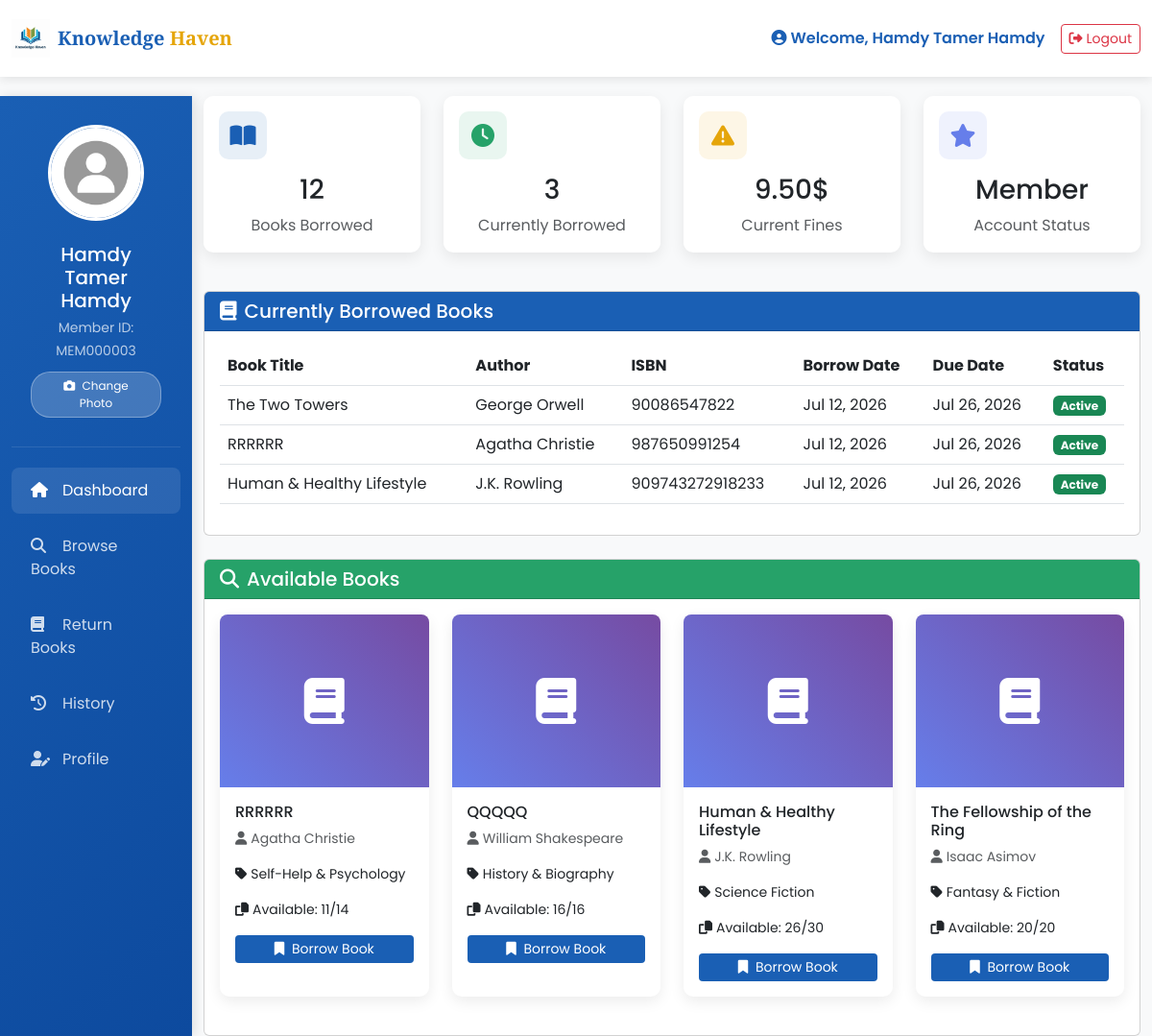
Page /user/dashboard.php (signed in) on the committed database.
### tables this page shows
CREATE TABLE `members` (
  `member_id` int(11) NOT NULL,
  `user_id` int(11) NOT NULL,
  `member_code` varchar(20) NOT NULL,
  `total_books_borrowed` int(11) DEFAULT 0,
  `current_fines` decimal(10,2) DEFAULT 0.00,
  `created_at` timestamp NOT NULL DEFAULT current_timestamp(),
  `updated_at` timestamp NOT NULL DEFAULT current_timestamp() ON UPDATE current_timestamp()
);

CREATE TABLE `users` (
  `user_id` int(11) NOT NULL,
  `username` varchar(50) NOT NULL,
  `email` varchar(100) NOT NULL,
  `password` varchar(255) NOT NULL,
  `gender` enum('Male','Female') DEFAULT NULL,
  `phone_number` varchar(15) DEFAULT NULL,
  `profile_image` varchar(255) DEFAULT 'images/user_image.jpg',
  `role` enum('user','employee') DEFAULT 'user',
  `registration_date` timestamp NOT NULL DEFAULT current_timestamp(),
  `is_active` tinyint(1) DEFAULT 1,
  `created_at` timestamp NOT NULL DEFAULT current_timestamp(),
  `updated_at` timestamp NOT NULL DEFAULT current_timestamp() ON UPDATE current_timestamp()
);

CREATE TABLE `transactions` (
  `transaction_id` int(11) NOT NULL,
  `member_id` int(11) NOT NULL,
  `book_id` int(11) NOT NULL,
  `transaction_type` enum('borrow','return','renew') NOT NULL,
  `borrow_date` date DEFAULT NULL,
  `due_date` date DEFAULT NULL,
  `return_date` date DEFAULT NULL,
  `renew_count` int(11) DEFAULT 0,
  `status` enum('active','completed','overdue') NOT NULL,
  `created_at` timestamp NOT NULL DEFAULT current_timestamp()
);

CREATE TABLE `books` (
  `book_id` int(11) NOT NULL,
  `title` varchar(255) NOT NULL,
  `author_id` int(11) NOT NULL,
  `category_id` int(11) NOT NULL,
  `location_id` int(11) DEFAULT NULL,
  `isbn` varchar(20) NOT NULL,
  `publication_year` year(4) DEFAULT NULL,
  `publisher` varchar(100) DEFAULT NULL,
  `total_copies` int(11) DEFAULT 1,
  `available_copies` int(11) DEFAULT 1,
  `description` text DEFAULT NULL,
  `created_at` timestamp NOT NULL DEFAULT current_timestamp(),
  `updated_at` timestamp NOT NULL DEFAULT current_timestamp() ON UPDATE current_timestamp()
);

CREATE TABLE `authors` (
  `author_id` int(11) NOT NULL,
  `name` varchar(255) NOT NULL,
  `birth_year` year(4) DEFAULT NULL,
  `death_year` year(4) DEFAULT NULL,
  `nationality` varchar(100) DEFAULT NULL,
  `created_at` timestamp NOT NULL DEFAULT current_timestamp(),
  `updated_at` timestamp NOT NULL DEFAULT current_timestamp() ON UPDATE current_timestamp()
);

CREATE TABLE `categories` (
  `category_id` int(11) NOT NULL,
  `name` varchar(100) NOT NULL,
  `created_at` timestamp NOT NULL DEFAULT current_timestamp(),
  `updated_at` timestamp NOT NULL DEFAULT current_timestamp() ON UPDATE current_timestamp()
);

### user/dashboard.php (the view, shortened to what this page needs)
<?php
include "../config.php";
$user_id = $_SESSION['user_id'];
$query = "SELECT u.*, m.member_id, m.member_code, m.total_books_borrowed, m.current_fines
          FROM users u
          LEFT JOIN members m ON u.user_id = m.user_id
          WHERE u.user_id = ?";
$stmt = mysqli_prepare($conn, $query);
mysqli_stmt_bind_param($stmt, "i", $user_id);
mysqli_stmt_execute($stmt);
$result = mysqli_stmt_get_result($stmt);
$user = mysqli_fetch_assoc($result);
$borrowed_books_query = "SELECT t.*, b.title, b.isbn, a.name as author_name
                         FROM transactions t
                         JOIN books b ON t.book_id = b.book_id
                         JOIN authors a ON b.author_id = a.author_id
                         WHERE t.member_id = ? AND t.status = 'active' AND t.transaction_type = 'borrow'
                         ORDER BY t.due_date ASC";
$stmt_books = mysqli_prepare($conn, $borrowed_books_query);
mysqli_stmt_bind_param($stmt_books, "i", $user['member_id']);
mysqli_stmt_execute($stmt_books);
$borrowed_books = mysqli_stmt_get_result($stmt_books);
$available_books_query = "SELECT b.*, a.name as author_name, c.name as category_name
                         FROM books b
                         JOIN authors a ON b.author_id = a.author_id
                         JOIN categories c ON b.category_id = c.category_id
                         WHERE b.available_copies > 0
                         ORDER BY b.book_id DESC
                         LIMIT 4";
$available_books_result = mysqli_query($conn, $available_books_query);
?>
<!DOCTYPE html>
<html lang="en">
<head>
    <link href="https://cdn.jsdelivr.net/npm/bootstrap@5.3.0-alpha1/dist/css/bootstrap.min.css" rel="stylesheet">
    <link rel="stylesheet" href="https://cdnjs.cloudflare.com/ajax/libs/font-awesome/6.4.0/css/all.min.css">
</head>
<body>
    <nav class="navbar navbar-expand-lg navbar-custom fixed-top">
        <div class="container-fluid">
            <a class="navbar-brand" href="#">
                <div class="d-flex align-items-center">
                    <img src="../assets/images/logo-library.png" alt="Logo" width="40" height="40" class="me-2">
                    <span style="font-family: 'Playfair Display', serif; font-weight: 700; color: var(--primary-color);">
                        Knowledge <span style="color: var(--accent-color);">Haven</span>
                    </span>
                </div>
            </a>
            <div class="d-flex align-items-center">
                <span class="welcome-text me-3 d-none d-md-block">
                    <i class="fas fa-user-circle me-1"></i>Welcome, <?php echo htmlspecialchars($user['username']); ?>
                </span>
                <a href="../logout.php" class="btn btn-outline-danger btn-sm">
                    <i class="fas fa-sign-out-alt me-1"></i>Logout
                </a>
            </div>
        </div>
    </nav>
    <div class="container-fluid" style="margin-top: 80px;">
        <div class="row">
            <div class="col-lg-2 d-none d-lg-block sidebar">
                <div class="user-profile">
                    <img src="<?php echo htmlspecialchars($user['profile_image'] ?: '../assets/images/user_image.jpg'); ?>"
                         alt="Profile"
                         class="profile-img"
                         onclick="openUploadModal()"
                         onerror="this.src='../assets/images/user_image.jpg'">
                    <h5 class="mt-2 mb-1"><?php echo htmlspecialchars($user['username']); ?></h5>
                    <p class="mb-0 text-muted" style="color: rgba(255,255,255,0.7) !important;">
                        <small>Member ID: <?php echo htmlspecialchars($user['member_code']); ?></small>
                    </p>
                    <button type="button" class="btn-change-img" onclick="openUploadModal()">
                        <i class="fas fa-camera me-1"></i> Change Photo
                    </button>
                </div>
                <nav class="nav flex-column mt-3">
                    <a class="nav-link active" href="#">
                        <i class="fas fa-home me-2"></i>Dashboard
                    </a>
                    <a class="nav-link" href="books/available.php">
                        <i class="fas fa-search me-2"></i>Browse Books
                    </a>
                    <a class="nav-link" href="books/return.php">
                        <i class="fas fa-book me-2"></i>Return Books
                    </a>
                    <a class="nav-link" href="history.php">
                        <i class="fas fa-history me-2"></i>History
                    </a>
                    <a class="nav-link" href="profile.php">
                        <i class="fas fa-user-edit me-2"></i>Profile
                    </a>
                </nav>
            </div>
            <div class="col-lg-10">
                <div class="row mb-4">
                    <div class="col-md-3 mb-3">
                        <div class="card card-stat">
                            <div class="card-body text-center">
                                <div class="stat-icon" style="background-color: rgba(26, 95, 180, 0.1); color: var(--primary-color);">
                                    <i class="fas fa-book-open"></i>
                                </div>
                                <h3 class="card-title"><?php echo $user['total_books_borrowed'] ?? 0; ?></h3>
                                <p class="card-text text-muted">Books Borrowed</p>
                            </div>
                        </div>
                    </div>
                    <div class="col-md-3 mb-3">
                        <div class="card card-stat">
                            <div class="card-body text-center">
                                <div class="stat-icon" style="background-color: rgba(38, 162, 105, 0.1); color: var(--secondary-color);">
                                    <i class="fas fa-clock"></i>
                                </div>
                                <h3 class="card-title"><?php echo mysqli_num_rows($borrowed_books); ?></h3>
                                <p class="card-text text-muted">Currently Borrowed</p>
                            </div>
                        </div>
                    </div>
                    <div class="col-md-3 mb-3">
                        <div class="card card-stat">
                            <div class="card-body text-center">
                                <div class="stat-icon" style="background-color: rgba(229, 165, 10, 0.1); color: var(--accent-color);">
                                    <i class="fas fa-exclamation-triangle"></i>
                                </div>
                                <h3 class="card-title"><?php echo $user['current_fines'] ?? '0.00'; ?>$</h3>
                                <p class="card-text text-muted">Current Fines</p>
                            </div>
                        </div>
                    </div>
                    <div class="col-md-3 mb-3">
                        <div class="card card-stat">
                            <div class="card-body text-center">
                                <div class="stat-icon" style="background-color: rgba(102, 126, 234, 0.1); color: #667eea;">
                                    <i class="fas fa-star"></i>
                                </div>
                                <h3 class="card-title">Member</h3>
                                <p class="card-text text-muted">Account Status</p>
                            </div>
                        </div>
                    </div>
                </div>
                <div class="card mb-4" id="borrowed">
                    <div class="card-header" style="background-color: var(--primary-color); color: white;">
                        <h5 class="mb-0"><i class="fas fa-book me-2"></i>Currently Borrowed Books</h5>
                    </div>
                    <div class="card-body">
                        <?php if (mysqli_num_rows($borrowed_books) > 0): ?>
                            <div class="table-responsive">
                                <table class="table table-hover">
                                    <thead>
                                        <tr>
                                            <th>Book Title</th>
                                            <th>Author</th>
                                            <th>ISBN</th>
                                            <th>Borrow Date</th>
                                            <th>Due Date</th>
                                            <th>Status</th>
                                        </tr>
                                    </thead>
                                    <tbody>
                                        <?php while($book = mysqli_fetch_assoc($borrowed_books)):
                                            $due_date = new DateTime($book['due_date']);
                                            $today = new DateTime();
                                            $days_diff = $today->diff($due_date)->days;
                                            $is_overdue = $due_date < $today;
                                            $is_due_soon = !$is_overdue && $days_diff <= 3;
                                        ?>
                                        <tr class="<?php echo $is_overdue ? 'overdue' : ($is_due_soon ? 'due-soon' : ''); ?>">
                                            <td><?php echo htmlspecialchars($book['title']); ?></td>
                                            <td><?php echo htmlspecialchars($book['author_name']); ?></td>
                                            <td><?php echo htmlspecialchars($book['isbn']); ?></td>
                                            <td><?php echo date('M d, Y', strtotime($book['borrow_date'])); ?></td>
                                            <td><?php echo date('M d, Y', strtotime($book['due_date'])); ?></td>
                                            <td>
                                                <?php if ($is_overdue): ?>
                                                    <span class="badge bg-danger">Overdue</span>
                                                <?php elseif ($is_due_soon): ?>
                                                    <span class="badge bg-warning text-dark">Due Soon</span>
                                                <?php else: ?>
                                                    <span class="badge bg-success">Active</span>
                                                <?php endif; ?>
                                            </td>
                                        </tr>
                                        <?php endwhile; ?>
                                    </tbody>
                                </table>
                            </div>
                        <?php endif; ?>
                    </div>
                </div>
                <div class="card" id="available">
                    <div class="card-header" style="background-color: var(--secondary-color); color: white;">
                        <h5 class="mb-0"><i class="fas fa-search me-2"></i>Available Books</h5>
                    </div>
                    <div class="card-body">
                        <div class="row">
                            <?php if (mysqli_num_rows($available_books_result) > 0):
                                while($book = mysqli_fetch_assoc($available_books_result)): ?>
                                <div class="col-md-3 mb-4">
                                    <div class="card book-card">
                                        <div class="book-cover">
                                            <i class="fas fa-book"></i>
                                        </div>
                                        <div class="card-body">
                                            <h6 class="card-title"><?php echo htmlspecialchars(substr($book['title'], 0, 50)); ?><?php echo strlen($book['title']) > 50 ? '...' : ''; ?></h6>
                                            <p class="card-text small text-muted">
                                                <i class="fas fa-user me-1"></i><?php echo htmlspecialchars($book['author_name']); ?>
                                            </p>
                                            <p class="card-text small">
                                                <i class="fas fa-tag me-1"></i><?php echo htmlspecialchars($book['category_name']); ?>
                                            </p>
                                            <p class="card-text small">
                                                <i class="fas fa-copy me-1"></i>Available: <?php echo $book['available_copies']; ?>/<?php echo $book['total_copies']; ?>
                                            </p>
                                            <form action="books/borrow.php" method="POST" class="borrow-form">
                                                <button type="submit" class="btn btn-borrow btn-sm w-100"
                                                        <?php echo mysqli_num_rows($borrowed_books) >= 5 ? 'disabled' : ''; ?>>
                                                    <i class="fas fa-bookmark me-1"></i>
                                                    <?php echo mysqli_num_rows($borrowed_books) >= 5 ? 'Borrow Limit Reached' : 'Borrow Book'; ?>
                                                </button>
                                            </form>
                                        </div>
                                    </div>
                                </div>
                                <?php endwhile; ?>
                            <?php endif; ?>
                        </div>
                    </div>
                </div>
            </div>
        </div>
    </div>
</body>
</html>

### rows in the picture
members: user.username "Hamdy Tamer Hamdy", member_code "MEM000003", total_books_borrowed "12", current_fines "9.50"
transactions: book.title "The Two Towers", authors.name "George Orwell", book.isbn "90086547822", borrow_date "Jul 12, 2026", due_date "Jul 26, 2026", shows "Active"
transactions: book.title "RRRRRR", authors.name "Agatha Christie", book.isbn "987650991254", borrow_date "Jul 12, 2026", due_date "Jul 26, 2026", shows "Active"
transactions: book.title "Human & Healthy Lifestyle", authors.name "J.K. Rowling", book.isbn "909743272918233", borrow_date "Jul 12, 2026", due_date "Jul 26, 2026", shows "Active"
books: title "RRRRRR", author.name "Agatha Christie", category.name "Self-Help & Psychology", available_copies "11", total_copies "14"
books: title "QQQQQ", author.name "William Shakespeare", category.name "History & Biography", available_copies "16", total_copies "16"
books: title "Human & Healthy Lifestyle", author.name "J.K. Rowling", category.name "Science Fiction", available_copies "26", total_copies "30"
books: title "The Fellowship of the Ring", author.name "Isaac Asimov", category.name "Fantasy & Fiction", available_copies "20", total_copies "20"

### other values in the picture
mysqli_num_rows($borrowed_books) "3"
